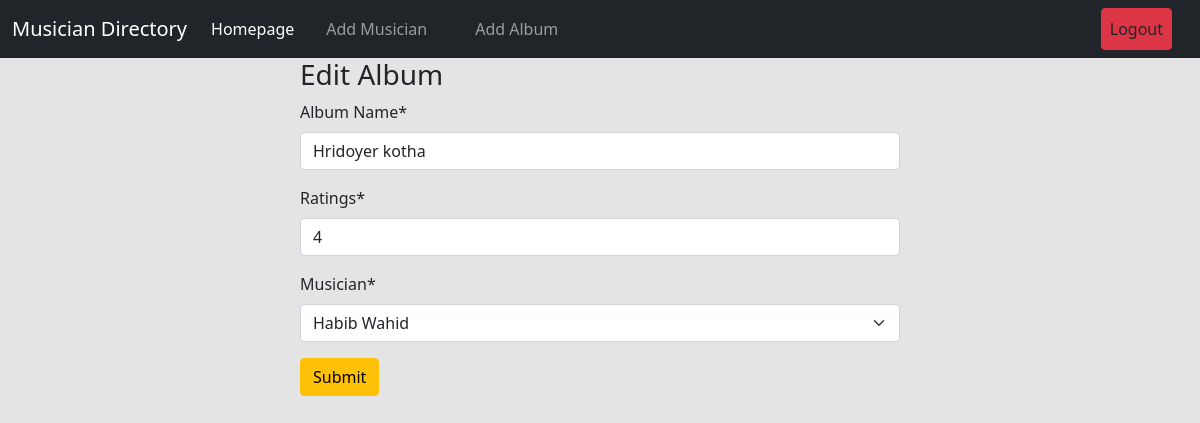
Page /albums/edit_album/1/ (signed in) on the committed database.
### albums/models.py (models this page shows, shortened)
class Album(models.Model):
    Album_Name = models.CharField(max_length=50)
    Release_Date = models.DateField(auto_now_add=True)
    Ratings = models.IntegerField(validators=[MinValueValidator(1), MaxValueValidator(5)])
    Musician = models.ForeignKey(Musician, on_delete=models.CASCADE)

### albums/views.py (the view)
# urls.py: path('edit_album/<int:id>/', views.EditAlbumView.as_view(), name='edit_album'),
@method_decorator(login_required, name='dispatch')
class EditAlbumView(UpdateView):
    model = models.Album
    form_class = forms.AlbumForm
    template_name = 'edit_album.html'
    pk_url_kwarg = 'id'
    success_url = reverse_lazy('homepage')

### albums/forms.py
class AlbumForm(forms.ModelForm):
    class Meta:
        model = Album
        fields = '__all__'

### musicians/models.py (called while the page is built)
    def __str__(self):
        return f"{self.First_Name} {self.Last_Name}"

### albums/templates/edit_album.html (shortened to what this page needs)
{% extends 'base.html' %}
{%  load crispy_forms_tags %}
{% block content %}
<form style="width:50% ; margin : auto" method="post">
    <h3>Edit Album</h3>
{{ form | crispy }}
<button class="btn btn-warning">Submit</button>
</form>
{% endblock %}

### rows in the picture
Album: Album_Name "Hridoyer kotha", Ratings "4", Musician "Habib Wahid"
